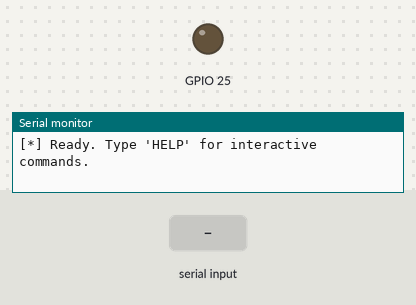
A program run on a simulated ESP32. Shown: output pins drawn as LEDs (lit = HIGH), the last lines printed to the serial monitor. The inputs (shaded band) are chosen by the test bench. No radio packets arrive unless stated; pins used as bus, display or sensor lines are not drawn.

Above: at 0.1 s.
At 1.2 s:
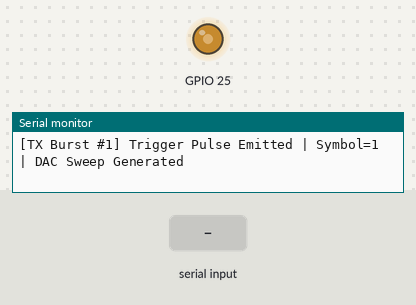
1.3 s: "HELP\n" received over Serial
2.8 s: "SET_SF \n" received over Serial
4.3 s: "STATUS\n" received over Serial
Timing chart, 0 to 7.3 s (numbered marks = the images above; inputs shaded):
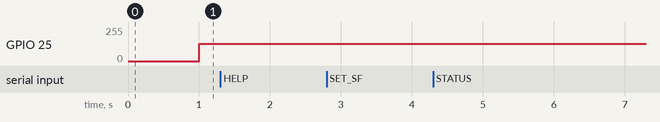

The program:

main.cpp
```cpp
/**
 * ============================================================================
 * Project: LoRa-RF-Demod-Lab MCU Stimulus Engine
 * File: main.cpp
 * Target: ESP32 Dev Module (WROOM-32 / NodeMCU-32S)
 *
 * Features:
 * - Generates synchronized RF bursts via SX1276 / SX1278 (LoRa / FSK).
 * - Generates hardware baseband / low-IF chirps on DAC/GPIO for direct cable bench testing.
 * - Emits a low-jitter 10µs SYNC_PULSE on GPIO 26 before every burst.
 * - Interactive Serial CLI to configure SF, Bandwidth, Frequency, and Power.
 * ============================================================================
 */

#include <Arduino.h>
#include <SPI.h>
#include <LoRa.h>

#ifndef SYNC_PIN
#define SYNC_PIN      26
#endif

#ifndef STIMULUS_PIN
#define STIMULUS_PIN  25 // Built-in 8-bit DAC1 on ESP32
#endif

#ifndef LORA_SS
#define LORA_SS       18
#endif

#ifndef LORA_RST
#define LORA_RST      14
#endif

#ifndef LORA_DIO0
#define LORA_DIO0     27
#endif

// Default RF Configuration (Europe 868.1 MHz / ISM 433 MHz)
long  loraFrequency = 868100000;
int   spreadingFactor = 7;
long  signalBandwidth = 125E3;
int   codingRateDenominator = 5;
int   txPower = 14; // dBm
bool  loraHardwarePresent = false;

// Stimulus Sequence Counter
uint32_t packetCounter = 0;
uint32_t lastTxTime = 0;
uint32_t burstIntervalMs = 1000; // 1 second period

// Function Prototypes
void initLoRaHardware();
void generateBasebandChirp(uint8_t symbol, uint8_t sf, uint32_t bw);
void transmitPacket();
void handleSerialCLI();

void setup() {
    Serial.begin(115200);
    while (!Serial && millis() < 2000);

    Serial.println("\n==================================================");
    Serial.println("  LoRa-RF-Demod-Lab: ESP32 Stimulus Generator   ");
    Serial.println("==================================================");

    // Initialize Sync and Stimulus Pins
    pinMode(SYNC_PIN, OUTPUT);
    digitalWrite(SYNC_PIN, LOW);

    pinMode(STIMULUS_PIN, OUTPUT);
    digitalWrite(STIMULUS_PIN, LOW);

    // Attempt SX127x initialization
    initLoRaHardware();

    Serial.println("\n[*] Ready. Type 'HELP' for interactive commands.");
}

void loop() {
    // Check for user commands over USB Serial
    if (Serial.available()) {
        handleSerialCLI();
    }

    // Periodic Burst Generation
    if (millis() - lastTxTime >= burstIntervalMs) {
        lastTxTime = millis();
        transmitPacket();
    }
}

void initLoRaHardware() {
    LoRa.setPins(LORA_SS, LORA_RST, LORA_DIO0);

    Serial.printf("[*] Probing SX127x SPI transceiver on Freq: %ld Hz...\n", loraFrequency);
    if (!LoRa.begin(loraFrequency)) {
        Serial.println("[-] Warning: SX127x module not detected! Running in DAC/GPIO Baseband Mode only.");
        loraHardwarePresent = false;
        return;
    }

    loraHardwarePresent = true;
    LoRa.setSpreadingFactor(spreadingFactor);
    LoRa.setSignalBandwidth(signalBandwidth);
    LoRa.setCodingRate4(codingRateDenominator);
    LoRa.setTxPower(txPower);
    LoRa.setPreambleLength(8);
    LoRa.enableCrc();

    Serial.printf("[+] LoRa Hardware OK: SF=%d, BW=%.1f kHz, CR=4/%d, Pwr=%d dBm\n",
                  spreadingFactor, signalBandwidth / 1e3, codingRateDenominator, txPower);
}

void transmitPacket() {
    packetCounter++;

    // 1. Assert Hardware Sync Marker for Oscilloscope / Logic Analyzer / FPGA Trigger
    digitalWrite(SYNC_PIN, HIGH);
    delayMicroseconds(10); // 10 µs trigger pulse
    digitalWrite(SYNC_PIN, LOW);

    // 2. Synthesize Emulated DAC Baseband Chirp (Symbol = packetCounter % 128)
    uint8_t sym = (uint8_t)(packetCounter % (1 << spreadingFactor));
    generateBasebandChirp(sym, spreadingFactor, signalBandwidth);

    // 3. Transmit Over-The-Air RF Packet if Hardware Transceiver is Attached
    if (loraHardwarePresent) {
        LoRa.beginPacket();
        LoRa.printf("PKT:%08lu|SYM:%03u|PRBS:", packetCounter, sym);

        // Append 16-byte PRBS9 test payload
        uint16_t lfsr = 0x01FF;
        for (int i = 0; i < 16; i++) {
            uint8_t byteVal = 0;
            for (int b = 0; b < 8; b++) {
                uint8_t bit = ((lfsr >> 0) ^ (lfsr >> 4)) & 1;
                lfsr = (lfsr >> 1) | (bit << 8);
                byteVal |= (bit << b);
            }
            LoRa.write(byteVal);
        }
        LoRa.endPacket();
    }

    Serial.printf("[TX Burst #%lu] Trigger Pulse Emitted | Symbol=%u | DAC Sweep Generated\n",
                  packetCounter, sym);
}

/**
 * Generates an emulated baseband chirp on DAC1 (GPIO 25)
 */
void generateBasebandChirp(uint8_t symbol, uint8_t sf, uint32_t bw) {
    uint32_t nChips = 1 << sf;
    uint32_t totalSamples = 128;

    for (uint32_t i = 0; i < totalSamples; i++) {
        // Calculate instantaneous normalized phase: (symbol + linear_sweep)
        float progress = (float)i / totalSamples;
        float inst_freq = fmodf((float)symbol + progress * nChips, (float)nChips);
        float angle = 2.0f * PI * (inst_freq / nChips) * i;

        // 8-bit DAC output (0..255) centered at 128
        uint8_t dac_val = (uint8_t)(128.0f + 120.0f * sinf(angle));
        dacWrite(STIMULUS_PIN, dac_val);
        delayMicroseconds(2);
    }
    dacWrite(STIMULUS_PIN, 128); // Return to DC bias
}

void handleSerialCLI() {
    String cmd = Serial.readStringUntil('\n');
    cmd.trim();
    cmd.toUpperCase();

    if (cmd == "HELP") {
        Serial.println("\n--- Available Commands ---");
        Serial.println("  BURST            - Trigger immediate packet burst & sync pulse");
        Serial.println("  SET_SF <7-12>    - Set Spreading Factor (e.g. SET_SF 7)");
        Serial.println("  SET_BW <125|250> - Set Bandwidth in kHz (e.g. SET_BW 125)");
        Serial.println("  SET_RATE <ms>    - Set repetition interval (e.g. SET_RATE 500)");
        Serial.println("  STATUS           - Display current configuration");
    } else if (cmd == "BURST") {
        transmitPacket();
    } else if (cmd.startsWith("SET_SF ")) {
        int val = cmd.substring(7).toInt();
        if (val >= 6 && val <= 12) {
            spreadingFactor = val;
            if (loraHardwarePresent) LoRa.setSpreadingFactor(spreadingFactor);
            Serial.printf("[+] SF updated to %d\n", spreadingFactor);
        } else {
            Serial.println("[-] Invalid SF! Range: 6..12");
        }
    } else if (cmd.startsWith("SET_BW ")) {
        long val = cmd.substring(7).toInt() * 1000;
        if (val == 125000 || val == 250000 || val == 500000) {
            signalBandwidth = val;
            if (loraHardwarePresent) LoRa.setSignalBandwidth(signalBandwidth);
            Serial.printf("[+] Bandwidth updated to %ld Hz\n", signalBandwidth);
        } else {
            Serial.println("[-] Invalid BW! Must be 125, 250, or 500");
        }
    } else if (cmd.startsWith("SET_RATE ")) {
        int val = cmd.substring(9).toInt();
        if (val >= 10) {
            burstIntervalMs = val;
            Serial.printf("[+] Burst interval updated to %lu ms\n", burstIntervalMs);
        }
    } else if (cmd == "STATUS") {
        Serial.printf("[STATUS] Freq=%ld Hz, SF=%d, BW=%.1f kHz, Interval=%lu ms, HW=%s\n",
                      loraFrequency, spreadingFactor, signalBandwidth/1e3, burstIntervalMs,
                      loraHardwarePresent ? "SX127x CONNECTED" : "DAC ONLY");
    } else if (cmd.length() > 0) {
        Serial.println("[-] Unknown command. Type 'HELP' for instructions.");
    }
}
```
